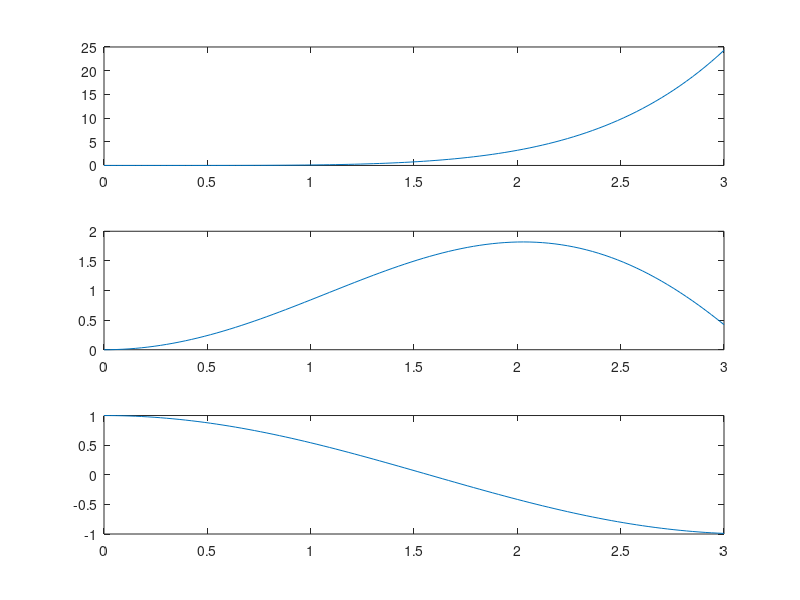

Reproduce this figure in MATLAB.
subplot(3,1,1)
p=linspace(0,3);
y=p.^5/10;
plot(p,y)
subplot(3,1,2)
z=p.*sin(p);
plot(p,z)
subplot(3,1,3)
t=cos(p);
plot(p,t);